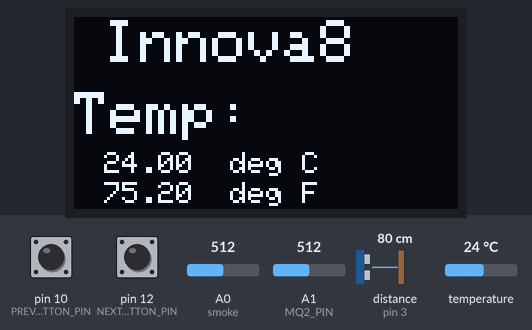
A sketch run on a simulated Arduino Uno, built with avr-gcc and run on an emulated ATmega328P. Shown: 128×64 one-colour display. Inputs (shaded band) come from the test bench; at power-on: pin 12 (NEXT_BUTTON_PIN) HIGH, A0 (smoke) = 512, pin 10 (PREV_BUTTON_PIN) HIGH, A1 (MQ2_PIN) = 512, distance to the obstacle (sensor on pin 3) 80 cm, temperature 24 °C. The echo pulse lasts 58.3 µs per cm; what the sketch prints to the serial monitor is not drawn.

Above: at 1.9 s.
2.0 s: pin 12 (NEXT_BUTTON_PIN) pulled LOW for 0.75 s
At 3.2 s:
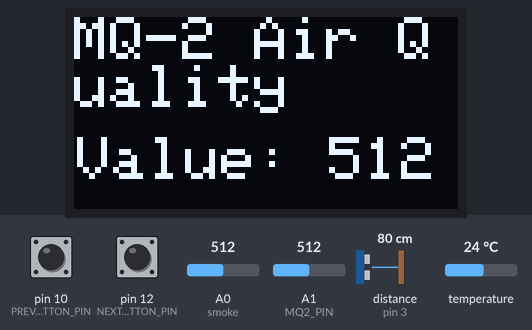
4.4 s: pin 12 (NEXT_BUTTON_PIN) pulled LOW for 1 s
At 6.7 s:
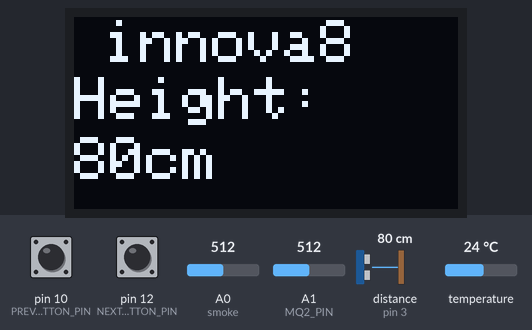
7.4 s: pin 12 (NEXT_BUTTON_PIN) pulled LOW for 0.75 s
At 10.5 s:
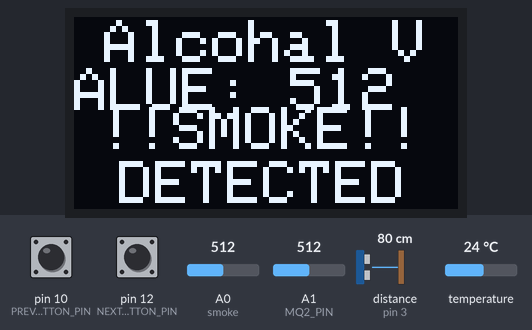
10.8 s: A0 (smoke) set to 570
At 14.4 s:
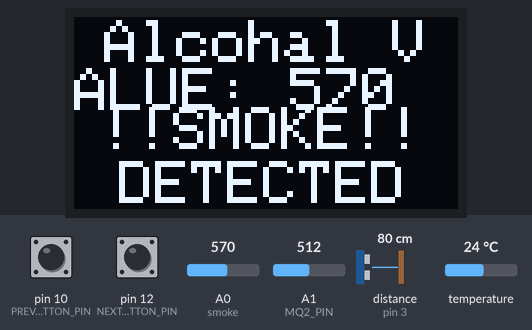
14.7 s: A0 (smoke) set to 219
At 18.3 s:
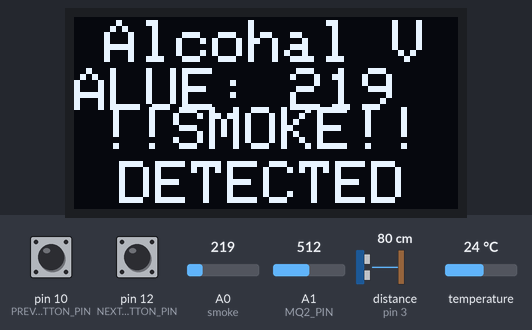
18.6 s: A0 (smoke) set to 185
At 22.3 s:
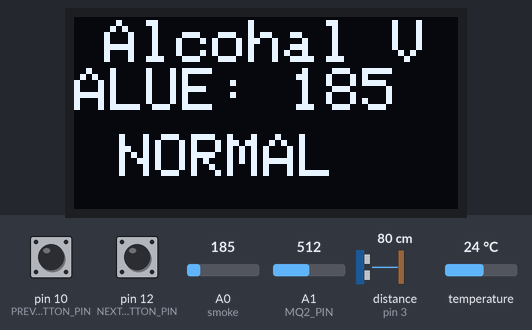
Timing chart, 0 to 23.3 s (numbered marks = the images above; inputs shaded):
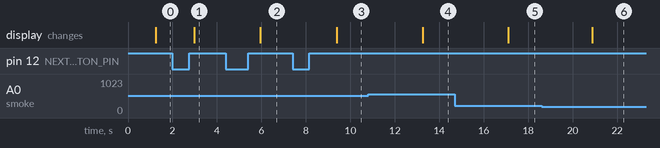

The sketch:

All_sensor_run_in_one_code_Biomedical_kit.ino
```cpp
#include <OneWire.h>
#include <DallasTemperature.h>
#define echoPin 3
#define trigPin 2

long duration; // Variable to store time taken to the pulse
               // to reach receiver
int distance; // Variable to store distance calculated using
              // formula


// Data wire is plugged into digital pin 5 on the Arduino
#define ONE_WIRE_BUS 5

// Setup a oneWire instance to communicate with any OneWire device
OneWire oneWire(ONE_WIRE_BUS);

// Pass oneWire reference to DallasTemperature library
DallasTemperature sensors(&oneWire);
#include <SPI.h>
#include <Wire.h>
#include <Adafruit_GFX.h>
#include <Adafruit_SSD1306.h>
#define MQ2_PIN A1
int smoke = A0;
int sensorThres = 200;
//pulse


#define SCREEN_WIDTH 128 // OLED display width, in pixels
#define SCREEN_HEIGHT 64 // OLED display height, in pixels


#define OLED_RESET     -1 // Reset pin # (or -1 if sharing Arduino reset pin)
#define SCREEN_ADDRESS 0x3C
Adafruit_SSD1306 display(SCREEN_WIDTH, SCREEN_HEIGHT, &Wire, OLED_RESET);
#define NEXT_BUTTON_PIN 12    // Digital pin connected to the "Next" button
#define PREV_BUTTON_PIN 10// Digital pin connected to the "Previous" button

int nextButtonState = 0;
int prevButtonState = 0;
int currentSensor = 1; // Default sensor is temp

//#define USE_ARDUINO_INTERRUPTS true    // Set-up low-level interrupts for most acurate BPM math
//#include <PulseSensorPlayground.h>     // Includes the PulseSensorPlayground Library
//
//const int PulseWire = A2;       // 'S' Signal pin connected to A2
////const int LED13 = 13;          // The on-board Arduino LED
//int Threshold = 550;           // Determine which Signal to "count as a beat" and which to ignore
//
//PulseSensorPlayground pulseSensor;  // Creates an object
//


void setup() {
  Serial.begin(9600);
  pinMode(NEXT_BUTTON_PIN, INPUT_PULLUP); // Use internal pull-up resistors
  pinMode(PREV_BUTTON_PIN, INPUT_PULLUP); // Use internal pull-up resistors
  pinMode(trigPin,OUTPUT); // Sets the trigPin as an OUTPUT
  pinMode(echoPin, INPUT); // Sets the echoPin as an INPUT
  pinMode(smoke, INPUT);


   //pulseSensor.analogInput(PulseWire);
//  pulseSensor.blinkOnPulse(LED13);       // Blink on-board LED with heartbeat
 // pulseSensor.setThreshold(Threshold);

  // Double-check the "pulseSensor" object was created and began seeing a signal
//  if (pulseSensor.begin()) {
//    Serial.println("PulseSensor object created!");
//  }


// Initialize the OLED display
  if(!display.begin(SSD1306_SWITCHCAPVCC, SCREEN_ADDRESS)) {
    Serial.println(F("SSD1306 allocation failed"));
    for(;;);
  }
  //display.display();
  //delay(1000);  // Pause for 2 seconds
  display.clearDisplay();
  displayCurrentSensor();
}


void loop() {
  // Read the button states
  nextButtonState = digitalRead(NEXT_BUTTON_PIN);
  prevButtonState = digitalRead(PREV_BUTTON_PIN);

  if (nextButtonState == LOW) {
    // Move to the next sensor when the "Next" button is pressed
    currentSensor++;
    if (currentSensor > 5) {
      currentSensor = 1;
    }
    displayCurrentSensor();
    delay(500); // Debounce delay
  } else if (prevButtonState == LOW) {
    // Move to the previous sensor when the "Previous" button is pressed
    currentSensor--;
    if (currentSensor < 0) {
      currentSensor = 5;
    }
    displayCurrentSensor();
    delay(500); // Debounce delay
  }
   switch (currentSensor) {
    case 1:
      readtemprature();
      break;
    case 2:
       readMQ2();
      break;
      case 3:
       readhight();
      break;
      case 4:
       readsmoke();
      break;
//      case 5:
//       readbp();
//      break;
       default:
      break;
  }
}
void displayCurrentSensor() {
  display.clearDisplay();
  display.setTextSize(2);
  display.setTextColor(SSD1306_WHITE);
  display.setCursor(0, 0);
  display.print("Sensor: ");
  display.print(currentSensor);
  display.setCursor(0, 1);
  display.print("Reading: ");
  display.print(sensorName(currentSensor));

}
String sensorName(int sensor) {
  switch (sensor) {
    case 1:
      return "DHT11 Temp & Hum";
    case 2:
      return "MQ-2 Air Qual";
      default:
      return "Unknown";

  }
}
void readtemprature() {

  sensors.requestTemperatures();

 display.clearDisplay();
  display.setCursor(10,1);
  display.setTextSize(2);
  display.print("Innova8");
  delay(100);
   display.setCursor(0,25);
  display.setTextSize(2);
  display.print("Temp: ");
  delay(100);
  display.setCursor(10,45);
  display.setTextSize(1);
  display.print(sensors.getTempCByIndex(0));
  display.print("  deg C");
  delay(100);
  display.setCursor(10,55);
  display.setTextSize(1);
  display.print((sensors.getTempCByIndex(0) * 9.0) / 5.0 + 32.0);
  display.print("  deg F");
  delay(100);

  display.display();

}
void readMQ2() {
  int analogValue = analogRead(MQ2_PIN);

  display.clearDisplay();
  display.setTextSize(2);
  display.setTextColor(SSD1306_WHITE);
  display.setCursor(0, 0);
  display.print("MQ-2 Air Quality");
  display.setCursor(1, 40);
  display.print("Value: ");
  display.print(analogValue);
  display.display();

  Serial.print("MQ-2 Sensor - Air Quality: ");
  Serial.println(analogValue);

  delay(1000);
}
void readhight() {
   digitalWrite(trigPin, LOW);
    delayMicroseconds(2); // wait for 2 ms to avoid
                          // collision in serial monitor

    digitalWrite(trigPin,HIGH); // turn on the Trigger to generate pulse
    delayMicroseconds(10);      // keep the trigger "ON" for 10 ms to generate
                                // pulse for 10 ms.

    digitalWrite(trigPin,LOW); // Turn off the pulse trigger to stop
                               // pulse generation


    duration = pulseIn(echoPin, HIGH);
    distance = duration * 0.0344 / 2; // Expression to calculate
                                 // distance using time

    Serial.print("HEIGHT: ");
    Serial.print(distance);
    Serial.println(" cm");
    delay(100);

    display.clearDisplay();
  display.setCursor(10,1);
  display.setTextSize(2);
  display.print("innova8");
  delay(100);
  display.setCursor(0,20);
  display.setTextSize(2);
  display.print("Height: ");
  delay(100);
  display.setCursor(0,40);
  display.setTextSize(2);
  display.print(distance);
  display.print("cm");
  delay(100);

  display.display();

  delay(2000);
}
void readsmoke() {
    int analogSensor = analogRead(smoke);

  Serial.print("Smoke Level: ");
  Serial.println(analogSensor);
  // Checks if it has reached the threshold value

  display.clearDisplay();
//  display.setCursor(10,1);
//  display.setTextSize(2);
//  display.print("CORECHAMP");
//  delay(100);
  display.setCursor(10,1);
  display.setTextSize(2);
  display.print("Alcohal VALUE: ");
  delay(100);
  display.print(analogSensor);
  delay(100);

  if (analogSensor > sensorThres)
  {
    Serial.println("Smoke Detected!");
    //tone(buzzer, 1000, 200);
    display.setCursor(9,30);
    display.setTextSize(2);
    display.print("!!SMOKE!!");
    delay(100);
    display.setCursor(15,48);
    display.print("DETECTED");
    delay(100);

  }
  else
  {
    display.setCursor(15,39);
    display.setTextSize(2);
    display.print("NORMAL");
    delay(100);
  }
  delay(500);

  display.display();

  delay(1000);
}
//void readbp(){
// int myBPM = pulseSensor.getBeatsPerMinute();      // Calculates BPM
//
//  if (pulseSensor.sawStartOfBeat()) {               // Constantly test to see if a beat happened
//    Serial.println("♥  A HeartBeat Happened ! "); // If true, print a message
//    Serial.print("BPM: ");
//    Serial.println(myBPM); // Print the BPM value
//
//    display.clearDisplay();
//  display.setTextSize(2);
//  display.setTextColor(SSD1306_WHITE);
//  display.setCursor(0, 0);
//  display.print("BPM");
//  display.setCursor(1, 40);
//  display.print("Value: ");
//  display.print(myBPM);
//  display.display();
//
//  delay(1000);
//    }
//
//  //delay(100);
//
//}
```

Source omitted: ion_with_Oled.c (data table, 9304 bytes), ent_with_Oled.c (data table, 9168 bytes), ion_with_Oled.c (data table, 8271 bytes), ion_with_Oled.c (data table, 8729 bytes), ent_with_Oled.c (data table, 8730 bytes)

Measured:
- the behaviour switches between 201 and 200 on A0 (smoke) (found by bisection; images 5 and 6)
- after the input at 2.0 s, the display: changes after 0.99 s (image 1)
- after the input at 4.4 s, the display: changes after 1.6 s (image 2)
- after the input at 7.4 s, the display: changes after 2.0 s (image 3)
- after the input at 10.8 s, the display: changes after 2.4 s (image 4)
- after the input at 14.7 s, the display: changes after 2.4 s (image 5)
- after the input at 18.6 s, the display: changes after 2.3 s (image 6)
